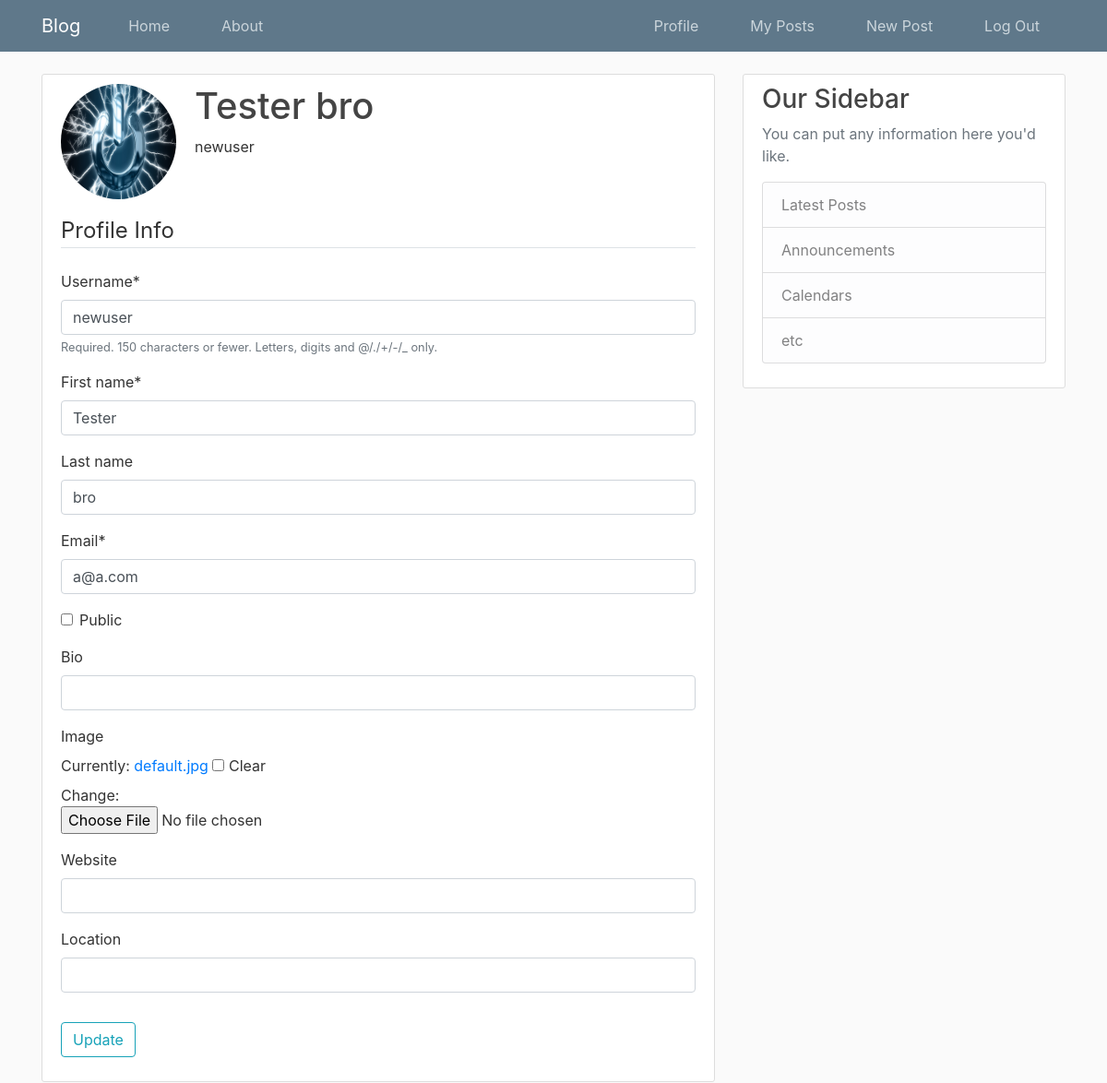
The app's page /profile/ (signed in), older data.
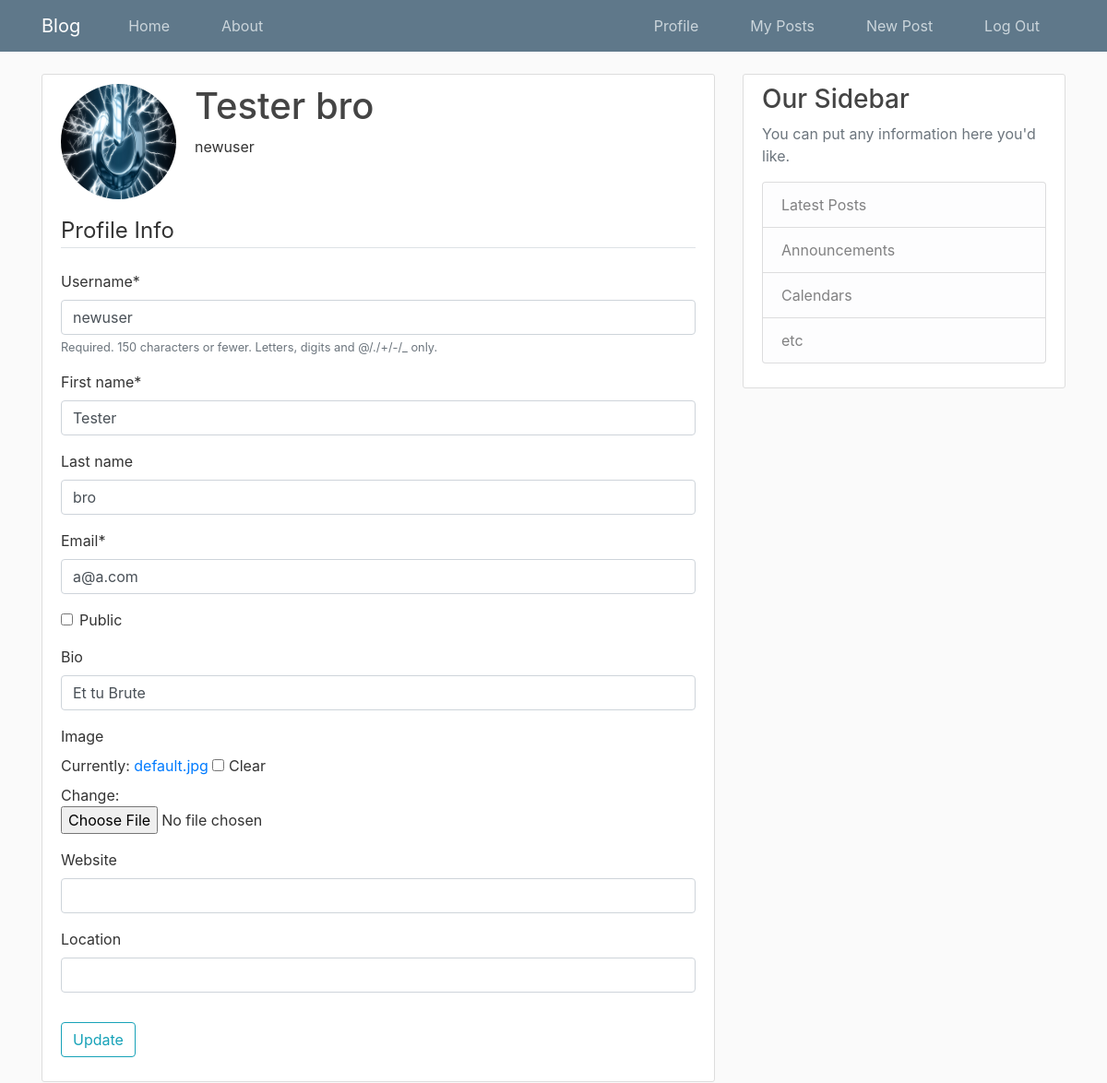
The same page, newer data.
### Users/models.py (models this page shows, shortened)
class Profile(models.Model):
    user = models.OneToOneField(User, on_delete=models.CASCADE)
    bio = models.CharField(null=True, max_length=140, blank=True)
    image = models.ImageField(default='default.jpg', upload_to='profile_pics', blank=True)
    public = models.BooleanField(default=False)
    website = models.CharField(null=True, blank=True, max_length=80)
    location = models.CharField(null=True, max_length=200, blank=True)
    join_date = models.DateTimeField(auto_now_add=True)

### Users/views.py (the view)
# urls.py: path('profile/', user_views.profile, name='profile'),
@login_required
def profile(request):
    if(request.method == 'POST'):
        u_form = UserUpdateForm(request.POST, instance=request.user)
        p_form = ProfileUpdateForm(request.POST, request.FILES, instance=request.user.profile)
        if(u_form.is_valid() and p_form.is_valid()):
            u_form.save()
            p_form.save()
            messages.success(request, f'Your profile has been updated!')
            return redirect('profile')
    else:
        u_form = UserUpdateForm(instance=request.user)
        p_form = ProfileUpdateForm(instance=request.user.profile)
    context = {
        'u_form': u_form,
        'p_form': p_form
            }
    return render(request, 'Users/profile.html', context)

### Users/forms.py
class UserUpdateForm(forms.ModelForm):
    first_name = forms.CharField(max_length=100)
    last_name = forms.CharField(max_length=100, required=False)
    email = forms.EmailField()
    class Meta:
        model = User
        fields = ['username', 'first_name', 'last_name', 'email']

class ProfileUpdateForm(forms.ModelForm):
    class Meta:
        model = Profile
        fields = ['public', 'bio', 'image', 'website', 'location']

### Users/templates/Users/profile.html (shortened to what this page needs)
{% extends "Blog/base.html" %} {% load crispy_forms_tags %} {% block content %}
<div class="content-section">
    <div class="media">
        <img class="rounded-circle account-img" src="{{user.profile.image.url}}">
        <div class="media-body" style="text-align: justify">
            <h2 class="account-heading">{{user.first_name}} {{user.last_name}}</h2>
            <p class="text-secondry">{{user.username}}</p>
        </div>
    </div>
    <form method="post" enctype="multipart/form-data">
        <fieldset class="form-group">
            <legend class="border-bottom mb-4">Profile Info</legend>
            {{ u_form|crispy }} {{ p_form|crispy }}
        </fieldset>
        <div class="form-group">
            <button class="btn btn-outline-info" type="submit">Update</button>
        </div>
    </form>
</div>
{% endblock content %}

Row changes from the older to the newer data that the page shows:
changed Profile: bio (not shown) → "Et tu Brute"
